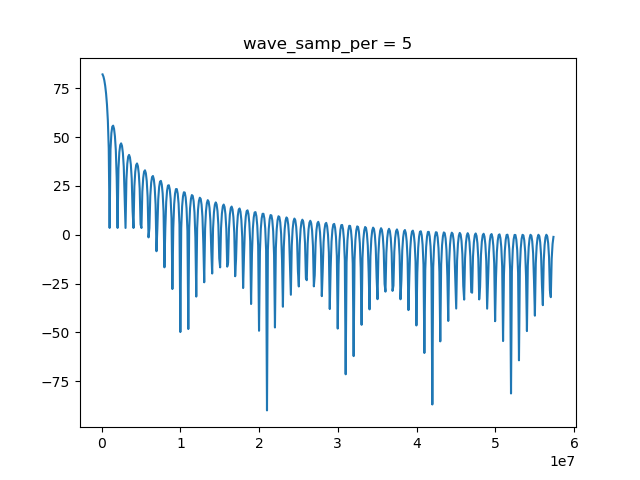

The Python source for this figure:
import matplotlib.pyplot as plt
import numpy as np
from scipy.signal import freqz

# wave_samp_per is the total decimation factor
wave_samp_per = 5
cic_period = 23
R = cic_period * wave_samp_per
M = 1
N = 2
fs = 115e6  # Hz


def main():
    fig, axs = plt.subplots()
    """
    B polynomial
    
    (1 - z^(-RM))^N
    (1 - z^(-R))^2
    (1 - z^(-R)) * (1 - z^(-R))
    1 - z^(-R) - z^(-R) + z^(-2R)
    1 - 2z^(-R) + z^(-2R)
    R = 115 -> 1 - 2z^(-115) + z^(-230)
    """
    b = [0 for _ in range(2 * R + 1)]
    b[0] = 1
    b[R] = -2
    b[2 * R] = 1
    print(b)
    
    """
    A polynomial

    (1 - z^(-1))^N
    (1 - z^(-1))^2
    (1 - z^(-1)) * (1 - z^(-1))
    1 - z^(-1) - z^(-1) + z^(-2)
    1 - 2z^(-1) + z^(-2)
    """
    a = [1, -2, 1]
    
    (w, h) = freqz(b=b, a=a, fs=fs)
    plt.plot(w, 20 * np.log10(abs(h)))
    plt.title(f"wave_samp_per = {wave_samp_per}")
    
    plt.show()


if __name__ == "__main__":
    main()
